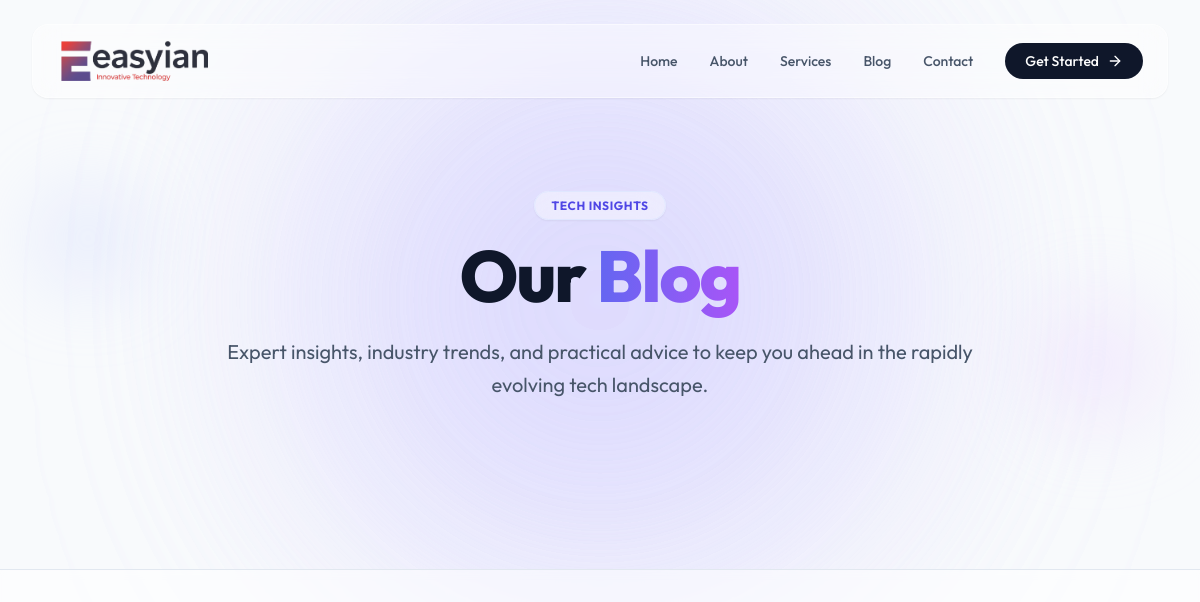
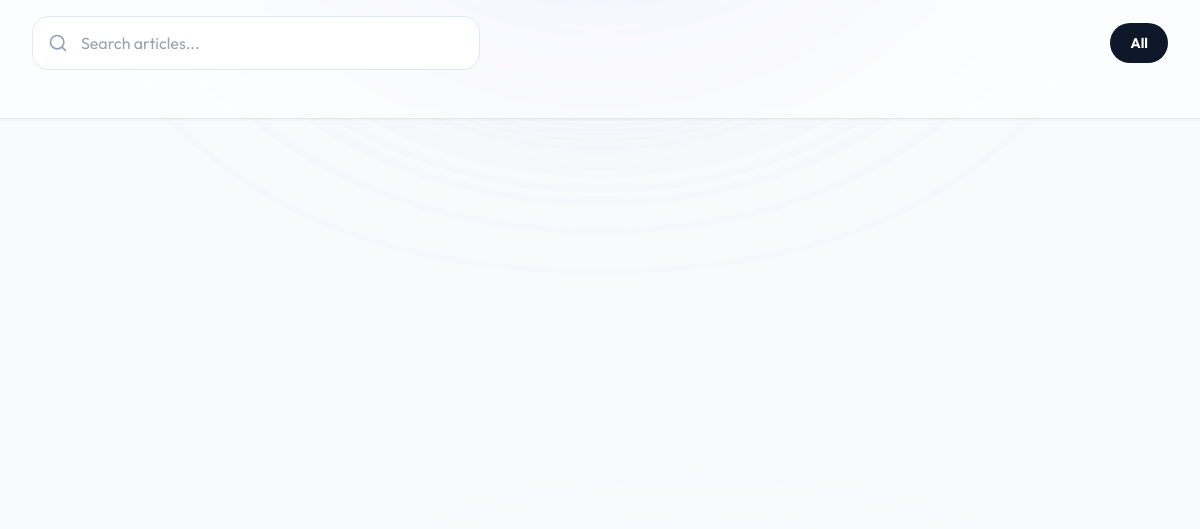
The page /blog/ (upper part) on the database as committed earlier (2 pictures, top to bottom).
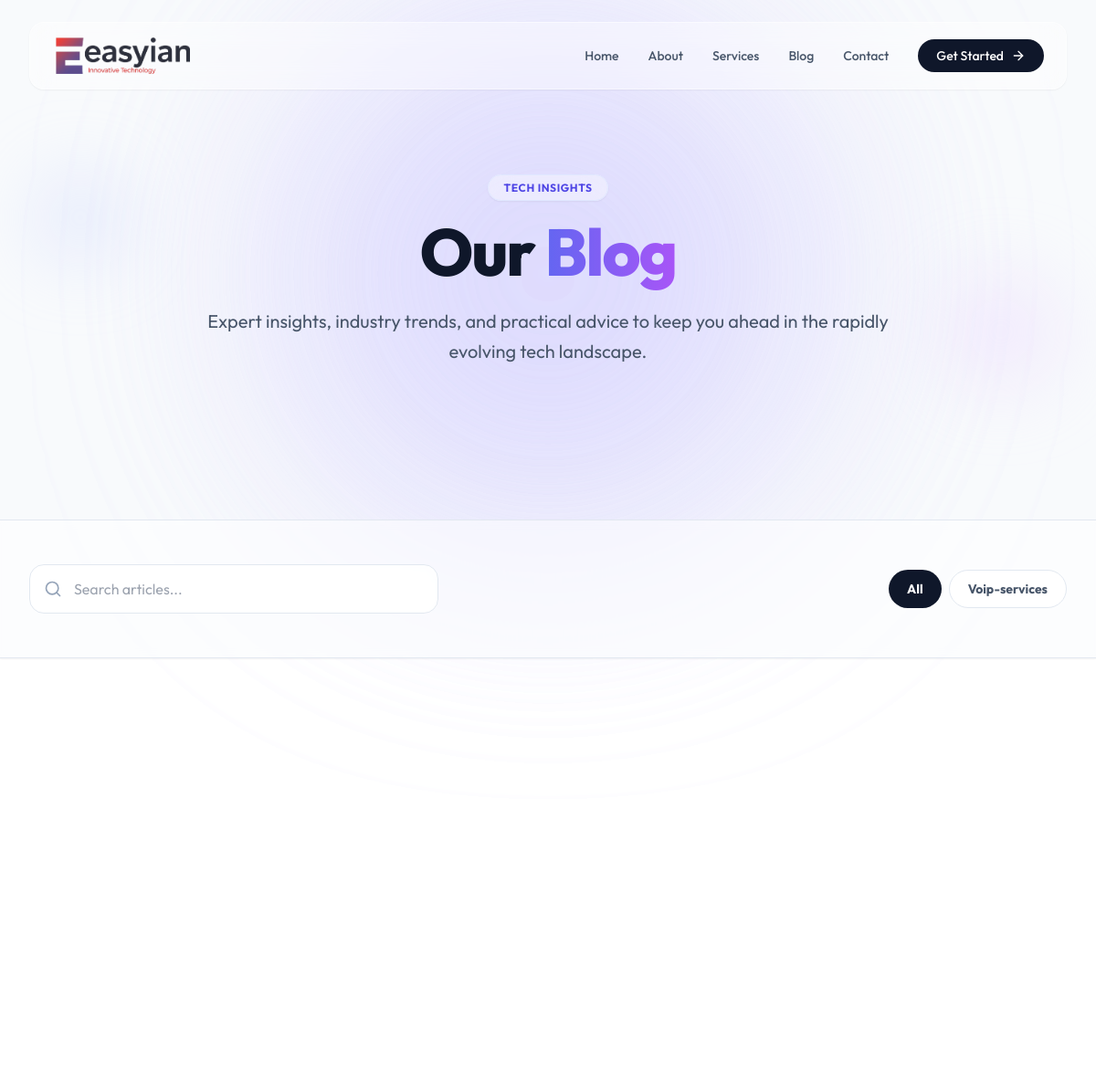
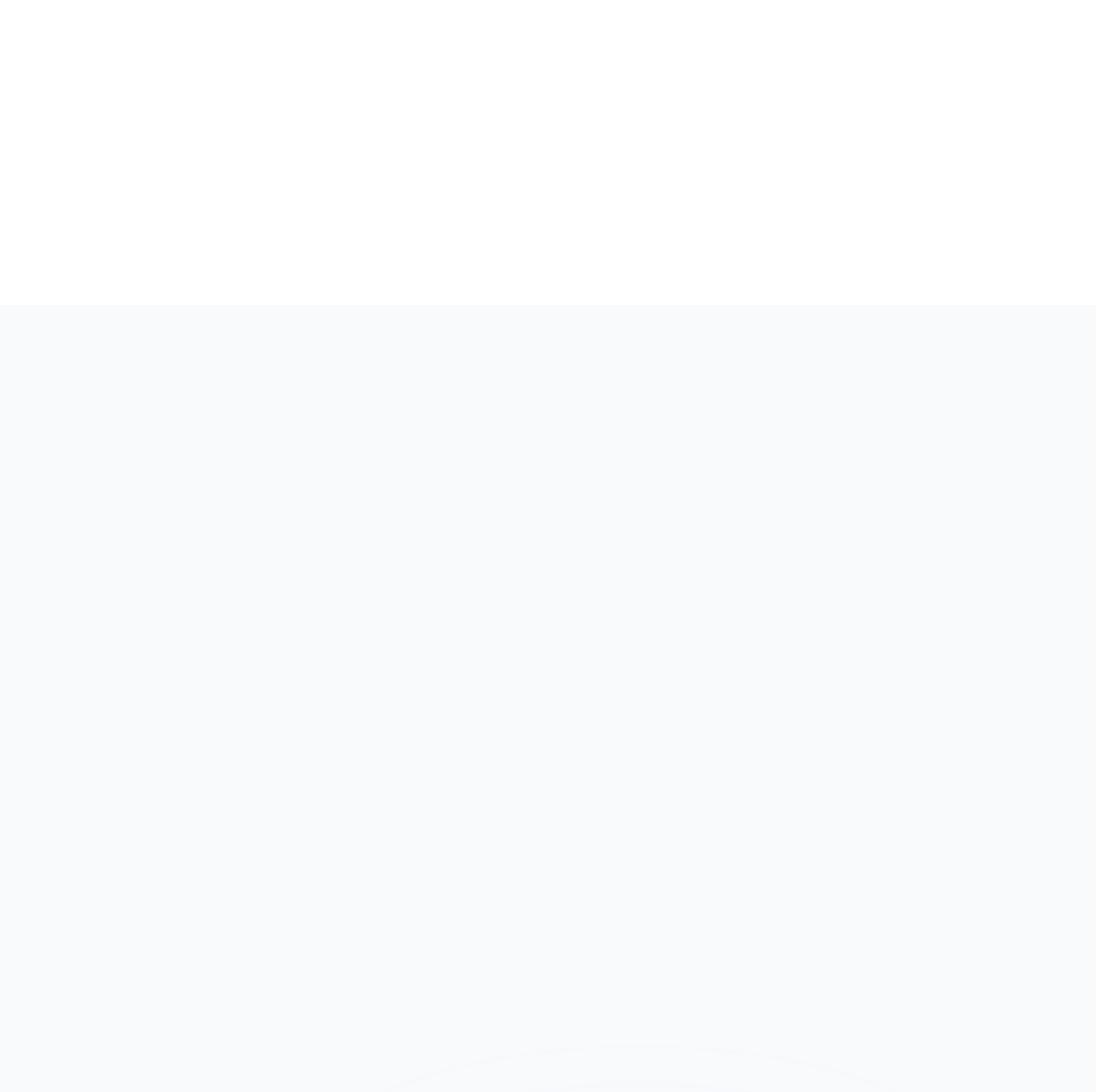
The same page on the database as committed later (2 pictures, top to bottom).
### core/models.py (models this page shows, shortened)
class BlogCategory(models.Model):
    name = models.CharField(max_length=100)
    slug = models.SlugField(unique=True, max_length=100)
    class Meta:
        verbose_name_plural = "Blog Categories"

### core/views.py (the view)
# urls.py: path('blog/', views.blog_list, name='blog_list'),
def blog_list(request):
    posts = BlogPost.objects.filter(is_published=True).order_by('-created_at')
    categories = BlogCategory.objects.annotate(post_count=Count('posts')).filter(post_count__gt=0)
    paginator = Paginator(posts, 9)  # 9 posts per page
    page_number = request.GET.get('page')
    page_obj = paginator.get_page(page_number)
    context = {
        'page_title': 'Blog | Easyian',
        'meta_description': 'Explore our blog for insights, tech news, tips, and updates from our team of experts.',
        'page_obj': page_obj,
        'categories': categories,
    }
    return render(request, 'blog/blog_list.html', context)

### templates/blog/blog_list.html (shortened to what this page needs)
{% extends 'base.html' %}
{% block content %}
<section class="relative pt-32 pb-20 lg:pt-48 lg:pb-32 overflow-hidden">
    <div class="max-w-7xl mx-auto px-4 sm:px-6 lg:px-8 relative z-10 text-center">
        <div class="inline-block mb-6 reveal-up">
             <span class="glass px-4 py-1.5 rounded-full text-xs font-bold text-indigo-600 uppercase tracking-wider border border-indigo-100 shadow-sm">
                Tech Insights
            </span>
        </div>
        <h1 class="text-5xl md:text-7xl font-extrabold text-slate-900 tracking-tight mb-6 reveal-up stagger-1">
            Our <span class="bg-clip-text text-transparent bg-gradient-to-r from-indigo-500 via-purple-500 to-pink-500 animate-gradient-text">Blog</span>
        </h1>
        <p class="text-xl text-slate-600 max-w-3xl mx-auto leading-relaxed mb-10 reveal-up stagger-2">
            Expert insights, industry trends, and practical advice to keep you ahead in the rapidly evolving tech landscape.
        </p>
    </div>
    <div class="absolute top-1/3 left-10 w-24 h-24 bg-indigo-200/40 rounded-full blur-2xl animate-pulse"></div>
    <div class="absolute bottom-1/4 right-10 w-32 h-32 bg-purple-200/40 rounded-full blur-2xl animate-pulse delay-1000"></div>
</section>
<section class="py-12 border-y border-slate-200 bg-white/50 backdrop-blur-sm sticky top-[80px] z-40 shadow-sm">
    <div class="max-w-7xl mx-auto px-4 sm:px-6 lg:px-8">
        <div class="flex flex-col md:flex-row gap-6 items-center justify-between">
            <div class="flex-1 max-w-md w-full relative group">
                <input type="text"
                       placeholder="Search articles..."
                       class="search-input w-full px-6 py-3.5 pl-12 text-slate-800 border border-slate-200 rounded-2xl focus:outline-none transition-all duration-300">
                <div class="absolute left-4 top-1/2 -translate-y-1/2 text-slate-400 group-focus-within:text-indigo-500 transition-colors">
                    <i data-lucide="search" class="w-5 h-5"></i>
                </div>
            </div>
            <div class="flex flex-wrap gap-2 justify-center md:justify-end">
                <button class="category-tag px-5 py-2.5 bg-slate-900 text-white rounded-full text-sm font-bold hover:shadow-lg hover:-translate-y-0.5 transition-all duration-300" data-category="all">
                    All
                </button>
                {% for category in categories %}
                <button class="category-tag px-5 py-2.5 bg-white border border-slate-200 text-slate-600 rounded-full text-sm font-bold hover:border-indigo-300 hover:text-indigo-600 hover:shadow-md transition-all duration-300" data-category="{{ category.slug }}">
                    {{ category.name }}
                </button>
                {% endfor %}
            </div>
        </div>
    </div>
</section>
{% if page_obj and page_obj.object_list %}
{% with featured_post=page_obj.object_list|first %}
{% if featured_post.featured %}
<section class="py-20 bg-white">
    <div class="max-w-7xl mx-auto px-4 sm:px-6 lg:px-8">
    </div>
</section>
{% endif %}
{% endwith %}
{% endif %}
<section class="py-20 bg-slate-50">
    <div class="max-w-7xl mx-auto px-4 sm:px-6 lg:px-8">
        <div class="grid grid-cols-1 md:grid-cols-2 lg:grid-cols-3 gap-8">
        </div>
    </div>
</section>
<section class="py-24 px-4">
</section>
{% endblock %}

### templates/base.html (shortened to what this page needs)
{% load static %}
<!DOCTYPE html>
<html lang="en" class="scroll-smooth">
<head>
    <script src="https://cdn.tailwindcss.com"></script>
</head>
<body class="antialiased selection:bg-indigo-200 selection:text-indigo-900">
    <div class="fixed inset-0 z-0 overflow-hidden pointer-events-none">
        <div class="absolute top-0 left-1/4 w-[600px] h-[600px] bg-indigo-200 rounded-full mix-blend-multiply filter blur-[120px] opacity-40 animate-blob"></div>
        <div class="absolute top-0 right-1/4 w-[600px] h-[600px] bg-purple-200 rounded-full mix-blend-multiply filter blur-[120px] opacity-40 animate-blob animation-delay-2000"></div>
    </div>
    <nav id="navbar" class="fixed w-full z-50 transition-all duration-300 py-6">
        <div class="max-w-7xl mx-auto px-4 sm:px-6 lg:px-8">
            <div class="glass rounded-2xl px-6 py-3 flex justify-between items-center shadow-sm">
                <a href="{% url 'home' %}" class="flex items-center gap-2 group cursor-pointer">
                    <div class="relative">
                        <div class="absolute inset-0  from-indigo-400 to-purple-200 rounded-lg blur opacity-75 group-hover:opacity-100 transition duration-200"></div>
                        <div class="relative  p-1 rounded-lg">
                             <img src="{% static 'img/easyian-logo.png' %}" alt="Easyian logo" class="w-auto h-10 object-contain">
                        </div>
                    </div>
                </a>
                <div class="hidden lg:flex items-center space-x-8">
                    <a href="{% url 'home' %}" class="text-sm font-medium text-slate-600 hover:text-indigo-600 hover:-translate-y-0.5 transition-all">Home</a>
                    <a href="{% url 'about' %}" class="text-sm font-medium text-slate-600 hover:text-indigo-600 hover:-translate-y-0.5 transition-all">About</a>
                    <a href="{% url 'services' %}" class="text-sm font-medium text-slate-600 hover:text-indigo-600 hover:-translate-y-0.5 transition-all">Services</a>
                    <a href="{% url 'blog_list' %}" class="text-sm font-medium text-slate-600 hover:text-indigo-600 hover:-translate-y-0.5 transition-all">Blog</a>
                    <a href="{% url 'contact' %}" class="text-sm font-medium text-slate-600 hover:text-indigo-600 hover:-translate-y-0.5 transition-all">Contact</a>
                    <a href="{% url 'contact' %}" class="bg-slate-900 text-white px-5 py-2 rounded-full text-sm font-medium hover:bg-indigo-600 hover:shadow-lg hover:shadow-indigo-500/30 hover:-translate-y-1 transition-all duration-300 flex items-center gap-2 group">
                        Get Started <i data-lucide="arrow-right" class="w-4 h-4 group-hover:translate-x-1 transition-transform"></i>
                    </a>
                </div>
            </div>
        </div>
    </nav>
    <main>
        {% block content %}{% endblock %}
    </main>
</body>
</html>

### templates/base.html (style rules this page uses)
:root { --primary-soft: #818cf8; --secondary-soft: #c084fc; --glass-border: rgba(255, 255, 255, 0.5); --glass-bg: rgba(255, 255, 255, 0.4); --surface-color: #f8fafc; }
body { font-family: 'Outfit', sans-serif; background-color: var(--surface-color); overflow-x: hidden; color: #1e293b; }
.animate-blob { animation: blob 10s infinite; }
.animation-delay-2000 { animation-delay: 2s; }
.animate-gradient-text { background-size: 200% auto; animation: gradient-text 4s linear infinite; }
.glass { background: var(--glass-bg); backdrop-filter: blur(12px); -webkit-backdrop-filter: blur(12px); border: 1px solid var(--glass-border); }
.reveal-up { opacity: 0; transform: translateY(40px); transition: all 1s cubic-bezier(0.5, 0, 0, 1); }
.active { opacity: 1; transform: translate(0) scale(1) rotate(0); }
.stagger-1 { transition-delay: 100ms; }
.stagger-2 { transition-delay: 200ms; }

### templates/blog/blog_list.html (style rules this page uses)
.search-input { background-color: rgba(255, 255, 255, 0.8); backdrop-filter: blur(12px); }

Rows that differ between the two databases and show on the page:
added BlogCategory: name "Voip-services"
